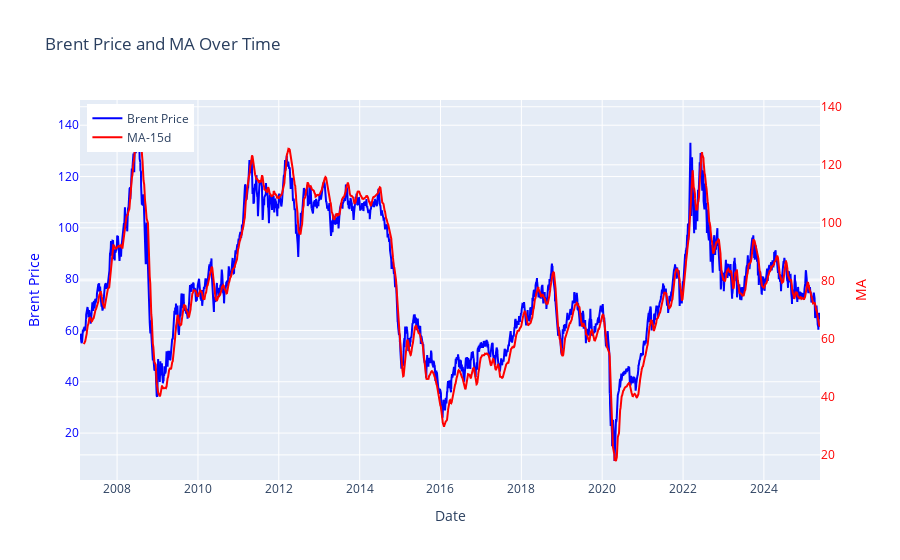

Write notebook code for a chart like this one.
### Markdown cell above
# Brent Price and Moving Average

### Code cell
fig = go.Figure()

# First line - Brent Price (left y-axis)
fig.add_trace(go.Scatter(
    x=df_dataset["observation_date"],
    y=df_dataset["BrentPrice"],
    name="Brent Price",
    yaxis="y1",
    line=dict(color="blue")
))

# Second line - GAS (right y-axis)
fig.add_trace(go.Scatter(
    x=df_dataset["observation_date"],
    y=pd.Series.rolling(df_dataset["BrentPrice"],window=15).mean(),
    name="MA-15d",
    yaxis="y2",
    line=dict(color="red")
))

# Layout with two y-axes
fig.update_layout(
    title="Brent Price and MA Over Time",
    xaxis=dict(title="Date"),
    yaxis=dict(
        title="Brent Price",
        titlefont=dict(color="blue"),
        tickfont=dict(color="blue")
    ),
    yaxis2=dict(
        title="MA",
        titlefont=dict(color="red"),
        tickfont=dict(color="red"),
        overlaying="y",
        side="right"
    ),
    legend=dict(x=0.01, y=0.99)
)

fig.show()

### Figure 1 — Plotly figure (JSON) as saved in the notebook; plotly's stock layout.template omitted (floating-point values rounded to 4 significant figures; data arrays with more than 128 entries replaced by an {"elided": "..."} marker saying what was removed)
{"data": [{"line": {"color": "blue"}, "name": "Brent Price", "type": "scatter", "x": {"elided": "3327 str values"}, "y": {"elided": "3327 float values"}, "yaxis": "y"}, {"line": {"color": "red"}, "name": "MA-15d", "type": "scatter", "x": {"elided": "3327 str values"}, "y": {"elided": "3327 float values"}, "yaxis": "y2"}], "layout": {"legend": {"x": 0.01, "y": 0.99}, "title": {"text": "Brent Price and MA Over Time"}, "xaxis": {"title": {"text": "Date"}}, "yaxis": {"tickfont": {"color": "blue"}, "title": {"font": {"color": "blue"}, "text": "Brent Price"}}, "yaxis2": {"overlaying": "y", "side": "right", "tickfont": {"color": "red"}, "title": {"font": {"color": "red"}, "text": "MA"}}}}
